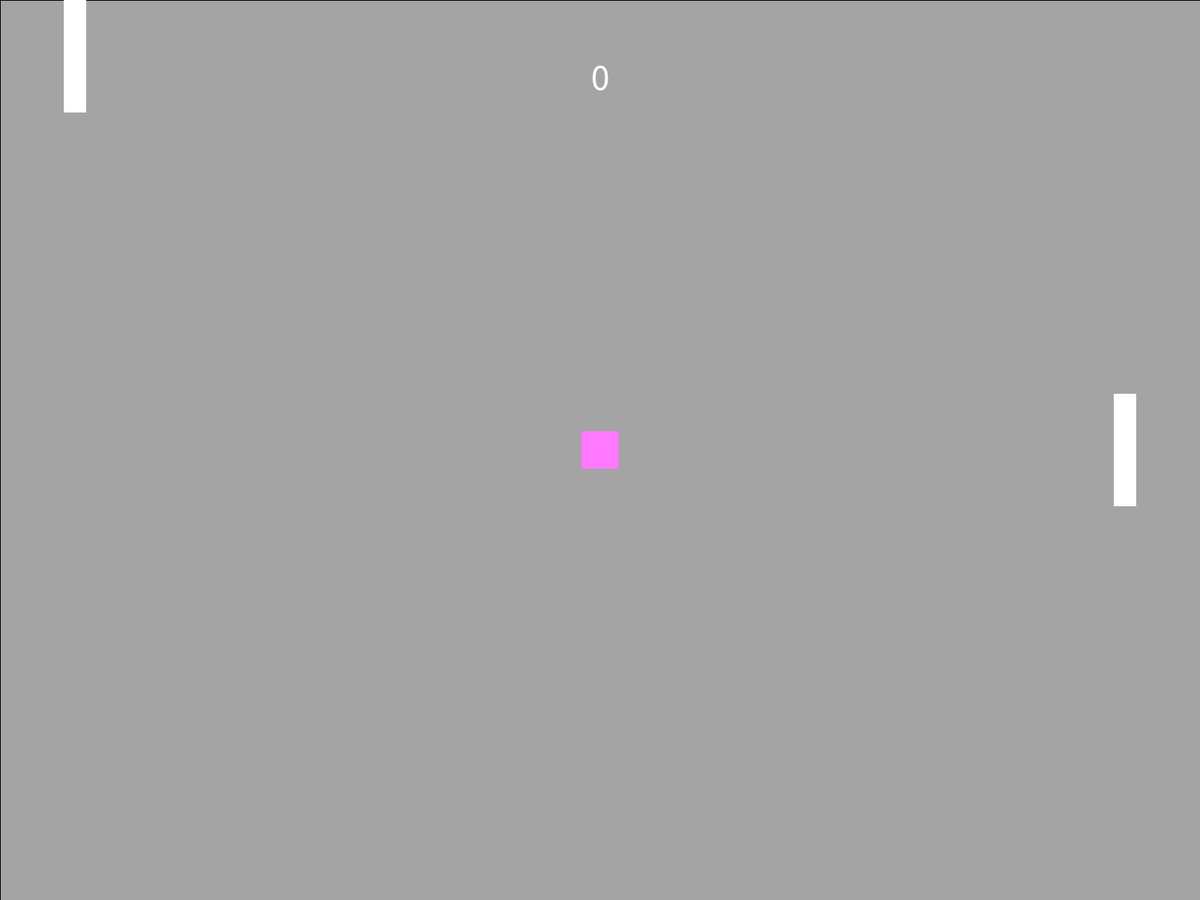
Frame 1 (no input)
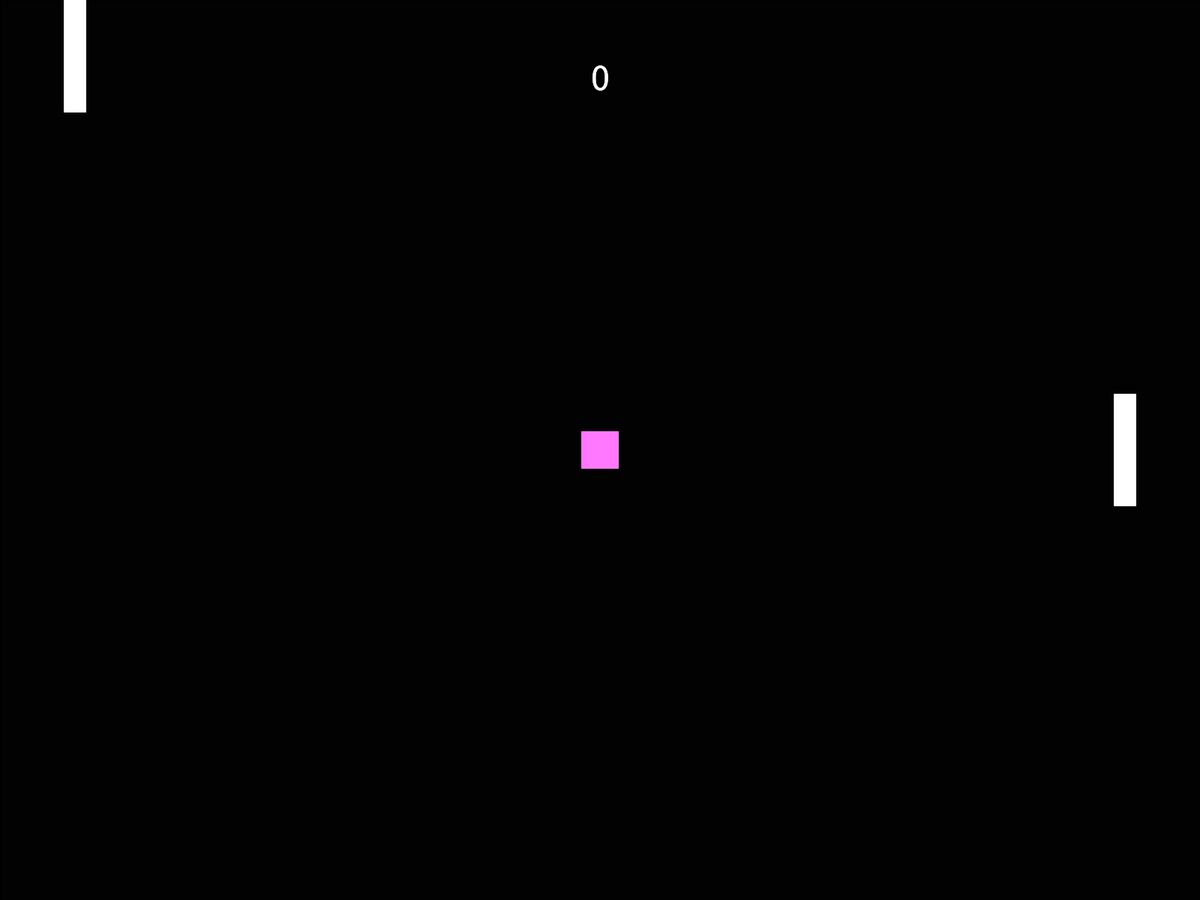
Frame 60 (the mouse pressed at the canvas centre just before this capture)
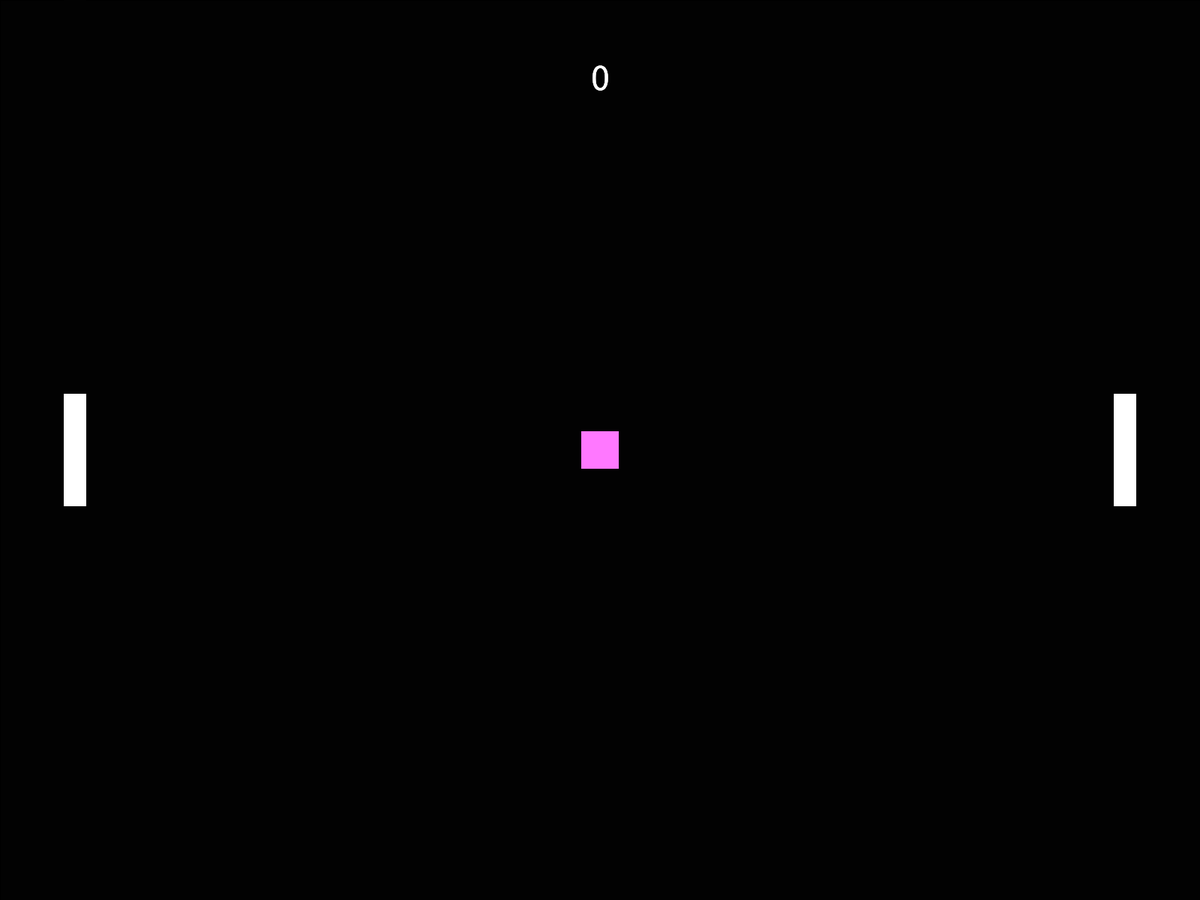
Frame 120 (the mouse held since frame 60 and released just before this capture)

The Processing sketch that drew these frames (run headless with seeded random() and noise(); from frame 60 on, the mouse is pressed at the canvas centre):

// Processing sketch: Pong
// ── Pong.pde
Partie partie;

void setup(){
  fullScreen();
  rectMode(CENTER);
  textAlign(CENTER);
  
  partie = new Partie();
  partie.commencer();
}

void draw(){
  // nettoie l'écran
  fill(0, 50);
  rect(width/2,height/2,width,height);
  // jouer
  partie.actualiser();
}

void keyPressed(){
  if( keyCode == ENTER ){
    partie.commencer();
  }
  if( key == ' ' ){
    partie.balle.pause = !partie.balle.pause;
  }
}

// ── Balle.pde
class Balle {
  float hauteur = 50;
  float largeur = 50;
  PVector position;
  PVector direction;
  float vitesse = 10;
  boolean pause = true;
  
  Balle(float x, float y, PVector directionInitiale) {
    position = new PVector(x, y);
    direction = directionInitiale;
  }
  
  void afficheToi() {
    noStroke();
    fill(255,120,255);
    rect(position.x, position.y, largeur, hauteur);
  }
  
  void deplaceToi() {
    if( !pause){
      position.add(PVector.mult(direction, vitesse));
    }
  }
  
  void augmenteTaVitesse(){
    vitesse += 2;
  }
  
  boolean collisionAvecUnMur() {
    boolean collisionEnHaut = position.y < hauteur/2;
    boolean collisionEnBas  = position.y > height - hauteur/2;
    return collisionEnHaut || collisionEnBas;
  }
  
  void rebondiSurLeMur() {
    direction.y *= -1;
    deplaceToi();
  }
  
  boolean collisionAvecRaquette(Raquette raquette){
    return abs( position.x - raquette.position.x ) < largeur/2 + raquette.largeur/2
        && abs( position.y - raquette.position.y ) < hauteur/2 + raquette.hauteur/2;
  }
  
  void rebondiSurUneRaquette() {
    direction.x *= -1;
    deplaceToi();
    deplaceToi();
  }
}

// ── Partie.pde
class Partie{
  Balle balle;
  Raquette notreRaquette;
  Raquette raquetteDeIA;
  int compteurDeRebonds;
  
  Partie(){
    notreRaquette = new Raquette(100);
    raquetteDeIA = new Raquette(width - 100);
  }
  
  void commencer(){
    float angle = PI + randomSign() * random(0.15,0.25)*PI;
    balle = new Balle(width/2, height/2, PVector.fromAngle(angle));
    compteurDeRebonds = 0;
  }
  
  void actualiser() {
    // compteur de rebonds
    fill(255);
    textSize(50);
    text(compteurDeRebonds , width/2, height*0.1);
    // on s'occupe de la balle
    balle.deplaceToi();
    if( balle.collisionAvecUnMur() ){
      balle.rebondiSurLeMur();
    }
    if( balle.collisionAvecRaquette( notreRaquette ) || balle.collisionAvecRaquette( raquetteDeIA ) ){
      balle.rebondiSurUneRaquette();
      balle.augmenteTaVitesse();
      compteurDeRebonds += 1;
    }
    balle.afficheToi();
    // on s'occupe de notre raquette
    notreRaquette.suisLaSouris();
    notreRaquette.afficheToi();
    // et de celle de l'IA
    raquetteDeIA.deplacementAutomatique( balle );
    raquetteDeIA.afficheToi();
  }
}

// ── PetitesFonctionsPratiques.pde
int randomSign(){
  if( random(1) < 0.5 ){
    return -1;
  }
   else{
    return 1;
   }
}

// ── Raquette.pde
class Raquette {
  float hauteur = 150;
  float largeur = 30;
  float positionX;
  PVector position;
  
  Raquette(float positionDeLaRaquetteEnX) {
    positionX = positionDeLaRaquetteEnX;
    position = new PVector(positionX, 0);
  }
  
  void afficheToi() {
    noStroke();
    fill(255,255,255);
    rect(position.x, position.y, largeur, hauteur);
  }
  
  void suisLaSouris() {
    position.y = constrain(mouseY, hauteur/2, height-hauteur/2);
  }
  
  void deplacementAutomatique(Balle balle) {
     position.y = constrain(balle.position.y, hauteur/2, height-hauteur/2);
  }
}
